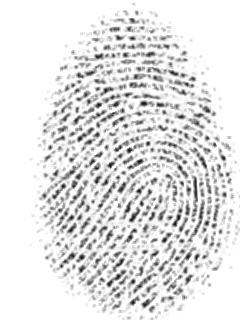
#> input picture FINDOURS/fingerprint_recognition/fingerprint-recognition/db2/101_1.tif, 240 x 320 px, found by its file name; its folder holds only this picture in this run
$ python app_new.py db2/101_1.tif   (older library calls are emulated)
#> lines starting #> are read from the running program, lines starting #| are printed output that depends on the picture; after the words box and inside, x2 and y2 are one past the last pixel; in counts of white or black regions, pixels touching at a corner belong together
#> further down, img2 is the input picture: shape (320, 240); min 18, max 255, mean 227.4
### FINDOURS/fingerprint_recognition/fingerprint-recognition/enhance/ridge_segment.py
import numpy as np

def normalise(img,mean,std):
    normed = (img - np.mean(img))/(np.std(img));
    return(normed)

def ridge_segment(im,blksze,thresh):

#> called with blksze = 16, thresh = 0.1
    rows,cols = im.shape;
#> rows = 320; cols = 240

    im = normalise(im,0,1);    # normalise to get zero mean and unit standard deviation


    new_rows =  np.int(blksze * np.ceil((np.float(rows))/(np.float(blksze))))
#> new_rows = 320
    new_cols =  np.int(blksze * np.ceil((np.float(cols))/(np.float(blksze))))
#> new_cols = 240

    padded_img = np.zeros((new_rows,new_cols));
    stddevim = np.zeros((new_rows,new_cols));

    padded_img[0:rows][:,0:cols] = im;

    for i in range(0,new_rows,blksze):
        for j in range(0,new_cols,blksze):
            block = padded_img[i:i+blksze][:,j:j+blksze];

            stddevim[i:i+blksze][:,j:j+blksze] = np.std(block)*np.ones(block.shape)
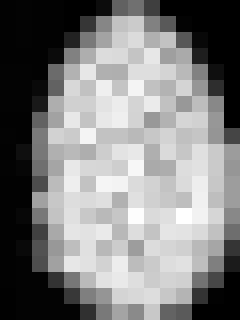
#> stddevim: shape (320, 240) float64; min 1.11e-16, max 1.31, mean 0.668; drawn with min black and max white

    stddevim = stddevim[0:rows][:,0:cols]

    mask = stddevim > thresh;
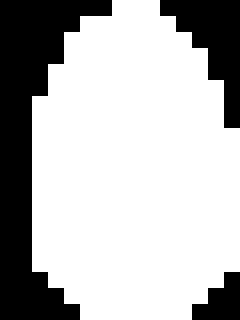
#> mask: shape (320, 240) bool; 71.7% white; 3 black regions, box (x1, y1, x2, y2) and area: (0, 0, 112, 320) 15360, (160, 0, 240, 128) 4864, (192, 272, 240, 320) 1536

    mean_val = np.mean(im[mask]);
#> mean_val = -0.276

    std_val = np.std(im[mask]);
#> std_val = 1.06

    normim = (im - mean_val)/(std_val);

    return(normim,mask)

### FINDOURS/fingerprint_recognition/fingerprint-recognition/enhance/ridge_orient.py
import numpy as np;
import cv2;
from scipy import ndimage;
from scipy import signal

def ridge_orient(im, gradientsigma, blocksigma, orientsmoothsigma):
#> called with gradientsigma = 1, blocksigma = 7, orientsmoothsigma = 7
    rows,cols = im.shape;
#> rows = 320; cols = 240
    #Calculate image gradients.
    sze = np.fix(6*gradientsigma);
    if np.remainder(sze,2) == 0:
        sze = sze+1;

    gauss = cv2.getGaussianKernel(np.int(sze),gradientsigma);
    f = gauss * gauss.T;

    fy,fx = np.gradient(f);     #Gradient of Gaussian

    Gx = signal.convolve2d(im,fx,mode='same');
    Gy = signal.convolve2d(im,fy,mode='same');

    Gxx = np.power(Gx,2);
    Gyy = np.power(Gy,2);
    Gxy = Gx*Gy;

    #Now smooth the covariance data to perform a weighted summation of the data.
    sze = np.fix(6*blocksigma);

    gauss = cv2.getGaussianKernel(np.int(sze),blocksigma);
    f = gauss * gauss.T;

    Gxx = ndimage.convolve(Gxx,f);
    Gyy = ndimage.convolve(Gyy,f);
    Gxy = 2*ndimage.convolve(Gxy,f);

    denom = np.sqrt(np.power(Gxy,2) + np.power((Gxx - Gyy),2)) + np.finfo(float).eps;

    sin2theta = Gxy/denom;            # Sine and cosine of doubled angles
    cos2theta = (Gxx-Gyy)/denom;


    if orientsmoothsigma:
        sze = np.fix(6*orientsmoothsigma);
        if np.remainder(sze,2) == 0:
            sze = sze+1;
        gauss = cv2.getGaussianKernel(np.int(sze),orientsmoothsigma);
        f = gauss * gauss.T;
        cos2theta = ndimage.convolve(cos2theta,f); # Smoothed sine and cosine of
        sin2theta = ndimage.convolve(sin2theta,f); # doubled angles

    orientim = np.pi/2 + np.arctan2(sin2theta,cos2theta)/2;
    return(orientim);

### FINDOURS/fingerprint_recognition/fingerprint-recognition/enhance/ridge_freq.py
import numpy as np
#import math
#import scipy.ndimage
from .frequest import frequest

def ridge_freq(im, mask, orient, blksze, windsze,minWaveLength, maxWaveLength):
#> called with blksze = 38, windsze = 5, minWaveLength = 5, maxWaveLength = 15
    rows,cols = im.shape;
#> rows = 320; cols = 240
    freq = np.zeros((rows,cols));

    for r in range(0,rows-blksze,blksze):
        for c in range(0,cols-blksze,blksze):
            blkim = im[r:r+blksze][:,c:c+blksze];
            blkor = orient[r:r+blksze][:,c:c+blksze];


            freq[r:r+blksze][:,c:c+blksze] = frequest(blkim,blkor,windsze,minWaveLength,maxWaveLength);
#> this loop made 8 passes
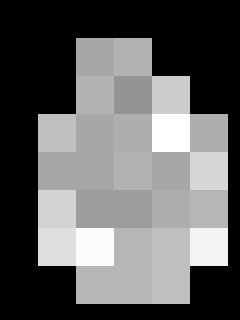
#> freq: shape (320, 240) float64; min 0, max 0.19, mean 0.074; drawn with min black and max white

    freq = freq*mask;
    freq_1d = np.reshape(freq,(1,rows*cols));
    ind = np.where(freq_1d>0);
#> ind = 40376 positions, rows 0 to 0, columns 9196 to 72909

    ind = np.array(ind);
    ind = ind[1,:];

    non_zero_elems_in_freq = freq_1d[0][ind];

    meanfreq = np.mean(non_zero_elems_in_freq);
#> meanfreq = 0.141
    medianfreq = np.median(non_zero_elems_in_freq);         # not working properly
#> medianfreq = 0.136
    return(freq,meanfreq)

### FINDOURS/fingerprint_recognition/fingerprint-recognition/enhance/frequest.py
import numpy as np
import math
import scipy.ndimage
#import cv2

def frequest(im,orientim,windsze,minWaveLength,maxWaveLength):
    rows,cols = np.shape(im);

    cosorient = np.mean(np.cos(2*orientim));
    sinorient = np.mean(np.sin(2*orientim));
    orient = math.atan2(sinorient,cosorient)/2;

    rotim = scipy.ndimage.rotate(im,orient/np.pi*180 + 90,axes=(1,0),reshape = False,order = 3,mode = 'nearest');

    cropsze = int(np.fix(rows/np.sqrt(2)));
    offset = int(np.fix((rows-cropsze)/2));
    rotim = rotim[offset:offset+cropsze][:,offset:offset+cropsze];

    proj = np.sum(rotim,axis = 0);
    dilation = scipy.ndimage.grey_dilation(proj, windsze,structure=np.ones(windsze));

    temp = np.abs(dilation - proj);

    peak_thresh = 2;

    maxpts = (temp<peak_thresh) & (proj > np.mean(proj));
    maxind = np.where(maxpts);

    rows_maxind,cols_maxind = np.shape(maxind);

    if(cols_maxind<2):
        freqim = np.zeros(im.shape);
    else:
        NoOfPeaks = cols_maxind;
        waveLength = (maxind[0][cols_maxind-1] - maxind[0][0])/(NoOfPeaks - 1);
        if waveLength>=minWaveLength and waveLength<=maxWaveLength:
            freqim = 1/np.double(waveLength) * np.ones(im.shape);
        else:
            freqim = np.zeros(im.shape);

    return(freqim);


### FINDOURS/fingerprint_recognition/fingerprint-recognition/enhance/image_enhance.py
from .ridge_segment import ridge_segment
from .ridge_orient import ridge_orient
from .ridge_freq import ridge_freq
from .ridge_filter import ridge_filter

def image_enhance(img):
    blksze = 16;
    thresh = 0.1;
    normim,mask = ridge_segment(img,blksze,thresh);  # normalise the image and find a ROI


    gradientsigma = 1;
    blocksigma = 7;
    orientsmoothsigma = 7;
    orientim = ridge_orient(normim, gradientsigma, blocksigma, orientsmoothsigma); # find orientation of every pixel


    blksze = 38;
    windsze = 5;
    minWaveLength = 5;
    maxWaveLength = 15;
    freq,medfreq = ridge_freq(normim, mask, orientim, blksze, windsze, minWaveLength,maxWaveLength); #find the overall frequency of ridges
#> medfreq = 0.141


    freq = medfreq*mask;
    kx = 0.65;ky = 0.65;
    newim = ridge_filter(normim, orientim, freq, kx, ky); # create gabor filter and do the actual filtering

    return(newim < -3)

### FINDOURS/fingerprint_recognition/fingerprint-recognition/enhance/ridge_filter.py
import numpy as np
import scipy;

def ridge_filter(im, orient, freq, kx, ky):
#> called with kx = 0.65, ky = 0.65
    angleInc = 3;
    im = np.double(im);
    rows,cols = im.shape;
#> rows = 320; cols = 240

    newim = np.zeros((rows,cols));

    freq_1d = np.reshape(freq,(1,rows*cols));
    ind = np.where(freq_1d>0);
#> ind = 55040 positions, rows 0 to 0, columns 112 to 76751

    ind = np.array(ind);
    ind = ind[1,:];

    non_zero_elems_in_freq = freq_1d[0][ind];
    non_zero_elems_in_freq = np.double(np.round((non_zero_elems_in_freq*100)))/100;

    unfreq = np.unique(non_zero_elems_in_freq);
#> unfreq = [0.14]

    sigmax = 1/unfreq[0]*kx;
#> sigmax = 4.64
    sigmay = 1/unfreq[0]*ky;
#> sigmay = 4.64

    sze = np.round(3*np.max([sigmax,sigmay]));
#> sze = 14
    sze = sze.astype(int) # @newline @error solved

    x,y = np.meshgrid(np.linspace(-sze,sze,(2*sze + 1)),np.linspace(-sze,sze,(2*sze + 1)));

    reffilter = np.exp(-(( (np.power(x,2))/(sigmax*sigmax) + (np.power(y,2))/(sigmay*sigmay)))) * np.cos(2*np.pi*unfreq[0]*x); # this is the original gabor filter

    filt_rows, filt_cols = reffilter.shape;
#> filt_rows = 29; filt_cols = 29

    gabor_filter = np.array(np.zeros((int(180/angleInc),int(filt_rows),int(filt_cols))));

    for o in range(0,int(180/angleInc)):
        rot_filt = scipy.ndimage.rotate(reffilter,-(o*angleInc + 90),reshape = False);
        gabor_filter[o] = rot_filt;

    maxsze = int(sze);
#> maxsze = 14

    temp = freq>0;
    validr,validc = np.where(temp)

    temp1 = validr>maxsze;
    temp2 = validr<rows - maxsze;
    temp3 = validc>maxsze;
    temp4 = validc<cols - maxsze;

    final_temp = temp1 & temp2 & temp3 & temp4;

    finalind = np.where(final_temp);

    maxorientindex = np.round(180/angleInc);
    orientindex = np.round(orient/np.pi*180/angleInc);

    for i in range(0,rows):
        for j in range(0,cols):
            if(orientindex[i][j] < 1):
                orientindex[i][j] = orientindex[i][j] + maxorientindex;
            if(orientindex[i][j] > maxorientindex):
                orientindex[i][j] = orientindex[i][j] - maxorientindex;
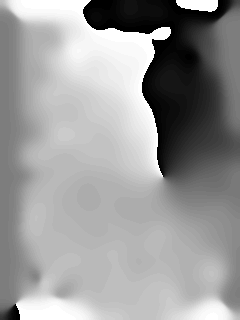
#> orientindex: shape (320, 240) float64; min 1, max 60, mean 36.7; drawn with min black and max white
    finalind_rows,finalind_cols = np.shape(finalind);
#> finalind_rows = 1; finalind_cols = 50736
    sze = int(sze);
    for k in range(0,finalind_cols):
        r = validr[finalind[0][k]];
        c = validc[finalind[0][k]];

        img_block = im[r-sze:r+sze + 1][:,c-sze:c+sze + 1];

        newim[r][c] = np.sum(img_block * gabor_filter[int(orientindex[r][c]) - 1]);
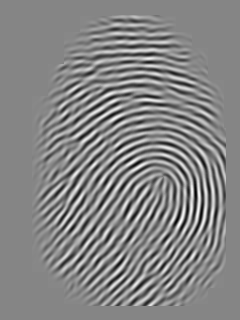
#> newim: shape (320, 240) float64; min -57.48, max 52.48, mean 0; drawn with min black and max white

    return(newim);

### FINDOURS/fingerprint_recognition/fingerprint-recognition/app_new.py
import cv2
from skimage.morphology import skeletonize, thin
import numpy
import os
import pickle
import sys
import json
from enhance import image_enhance
import time

time1 = time.time() # Start time of program execution

# Changing current directory to project directory
os.chdir("C:/Abhi/XAMPP/htdocs/FindOURS/FINDOURS/fingerprint_recognition/fingerprint-recognition/")


def get_descriptors(img):
    # applying image contrast
	clahe = cv2.createCLAHE(clipLimit=2.0, tileGridSize=(8,8))
	img = clahe.apply(img)

	img = image_enhance.image_enhance(img)
#> in image_enhance, `return(newim < -3)`: returned value: shape (320, 240) bool; 27.2% white; 58 white regions (16 under 20 px), largest, box (x1, y1, x2, y2) and area: (35, 126, 226, 301) 1448, (41, 141, 204, 306) 1349, (43, 149, 198, 306) 1275
	img = numpy.array(img, dtype=numpy.uint8) # converting array-items datatype to int

	# Threshold
	ret, img = cv2.threshold(img, 127, 255, cv2.THRESH_BINARY_INV | cv2.THRESH_OTSU)
	# Normalize to 0 and 1 range
	img[img == 255] = 1

	#Thinning
	skeleton = skeletonize(img)
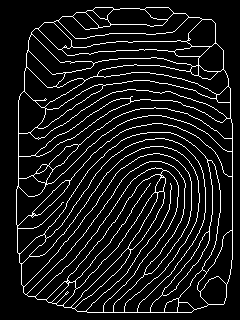
#> skeleton: shape (320, 240) bool; 9.3% white in thin lines or dots, all inside (x1, y1, x2, y2) = (16, 7, 233, 313)
	skeleton = numpy.array(skeleton, dtype=numpy.uint8)

	# Harris corners
	harris_corners = cv2.cornerHarris(img, 3, 3, 0.04)
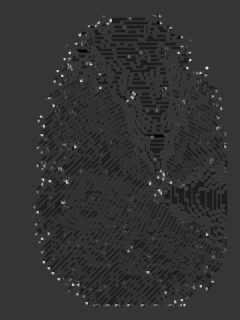
#> harris_corners: shape (320, 240) float32; min -9.46e-12, max 3.6e-11, mean -4.42e-13; drawn with min black and max white
	harris_normalized = cv2.normalize(harris_corners, 0, 255, norm_type=cv2.NORM_MINMAX, dtype=cv2.CV_32FC1)
	threshold_harris = 125

	# Extracting image keypoints
	keypoints = []
	for x in range(0, harris_normalized.shape[0]):
		for y in range(0, harris_normalized.shape[1]):
			if harris_normalized[x][y] > threshold_harris:
				keypoints.append(cv2.KeyPoint(y, x, 1))

	# Define descriptor
	orb = cv2.ORB_create()
	# Compute descriptors
	_, des = orb.compute(img, keypoints)
	return (keypoints, des);


def main(img1):
	des1 = bytes.fromhex(data[img1]["des"]) # Converting image description from hex to bytes
	des1 = pickle.loads(des1) # loading original image description

	# Matching between descriptors using bruteforce matching
	bf = cv2.BFMatcher(cv2.NORM_HAMMING, crossCheck=True)
	matches = sorted(bf.match(des1, des2), key= lambda match:match.distance)

	# Calculate score based on matches
	score = 0;
	for match in matches:
	    score += match.distance
	score_threshold = 33
	if score/len(matches) < score_threshold:
		# print(score/len(matches))
		return (True, data[img1])
	else:
		return (False, False)


def matcher():
	path_to_database = "C:/Users/SAI/Desktop/FindOURS/fingerprint_recognition/fingerprint-recognition/database/"
	img_list = [img for img in os.listdir(path_to_database) if os.path.isfile(os.path.join(path_to_database, img))]

	for img_path in img_list:
		hasMatched, matched_img = main(img_path)

		if hasMatched:
			# print(matched_img["name"])
			# print(hasMatched)
			print(img_path)
			# print(matched_img["age"])
			# return (matched_img["name"], matched_img["age"])
			break;

		if img_path == img_list[-1]:
			print("NMF")


# Get input image descriptors
image_name = sys.argv[1]
img2 = cv2.imread("C:/Abhi/XAMPP/htdocs/FindOURS/FINDOURS/fingerprint_recognition/fingerprint-recognition/db2/" + image_name, cv2.IMREAD_GRAYSCALE)
kp2, des2 = get_descriptors(img2)


# Load image data from json
with open("C:/Users/SAI/Desktop/FindOURS/fingerprint_recognition/fingerprint-recognition/data.json", "r") as file:
#> (reads FINDOURS/fingerprint_recognition/fingerprint-recognition/data.json from the repository)
	data = json.load(file)


if __name__ == "__main__":
    try:
#> (the run stopped early here; a loop or call above may not have finished)
